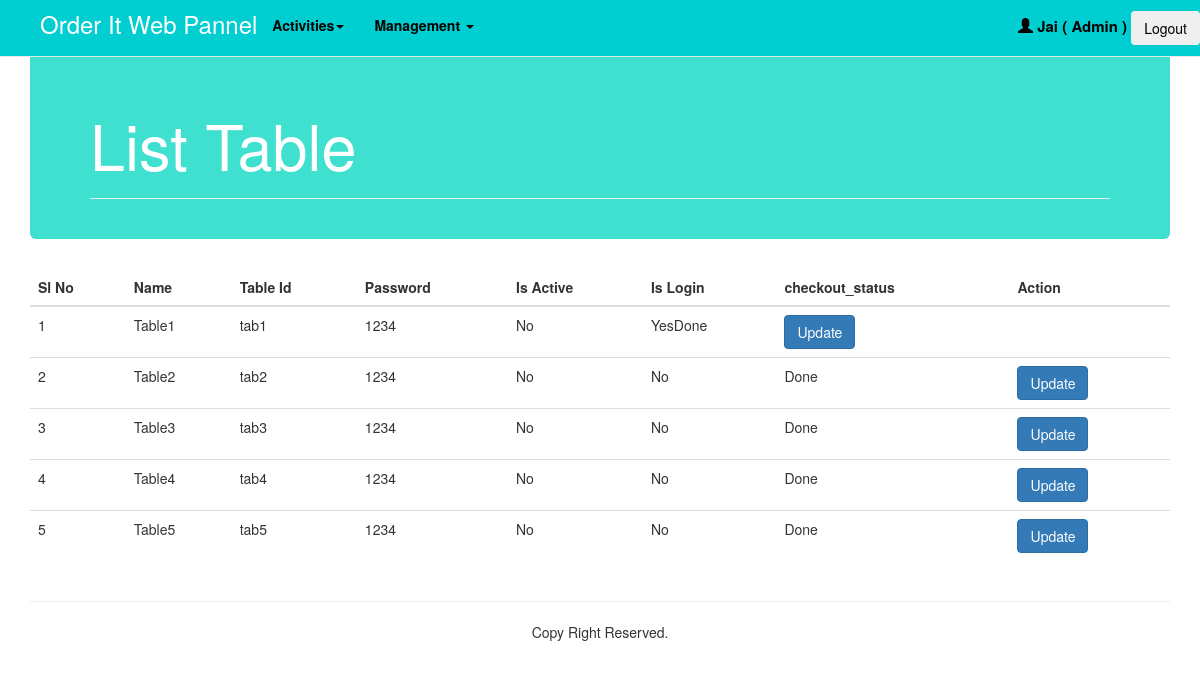
Screenshot of /admin_php_webapp/TableList.php (signed in) with the database file from the repository.
### tables this page shows
CREATE TABLE `tabs` (
  `slno` int(11) NOT NULL,
  `name` varchar(20) NOT NULL,
  `table_id` varchar(10) NOT NULL,
  `password` varchar(10) NOT NULL,
  `isactive` tinyint(1) NOT NULL,
  `islogin` tinyint(1) NOT NULL,
  `isdelete` tinyint(1) NOT NULL,
  `checkout_status` tinyint(1) NOT NULL DEFAULT 0,
  `water_req` tinyint(1) NOT NULL DEFAULT 0,
  `helper_req` tinyint(1) NOT NULL DEFAULT 0,
  `bowl_req` tinyint(1) NOT NULL DEFAULT 0,
  `isorder` tinyint(1) NOT NULL DEFAULT 0
);

### admin_php_webapp/TableList.php (the view, shortened to what this page needs)
<?php include('DBConnection.php') ?>
<!DOCTYPE html>
<html>
   <head>
      <link href="css/bootstrap.min.css" rel="stylesheet">
      <link rel="stylesheet" type="text/css" href="styles.css">
      <link rel="stylesheet" type="text/css" href="./css/animate.css">
   </head>
   <body>
      <div class="container body-height">
         <?php include_once('header.php'); ?>
         <div class="jumbotron" style="background-image: url('img/fade.jpg');">
            <div class="page-header">
               <div class="row">
                  <div class="col-sm-9">
                     <h1 style="color: #FFFFFF">List Table</h1>
                  </div>
               </div>
            </div>
         </div>
         <div class="row">
            <div class="col-xs-12">
               <table class="table table-hover">
                  <thead>
                     <tr>
                        <th>Sl No</th><th>Name</th><th>Table Id</th><th>Password</th><th>Is Active</th><th>Is Login</th><th>checkout_status</th><th>Action</th>
                     </tr>
                  </thead>
                  <tbody>
                     <?php
                     $i = 1;
                     $result = getTabs();
                     while($row =mysqli_fetch_assoc($result)) {
                     echo
                     "<tr>
                        <td>".$i++."</td>
                        <td>{$row['name']}</td>
                        <td>{$row['table_id']}</td>
                        <td>{$row['password']}</td>
                        <td>";
                        if($row['isactive'] == 1) echo 'Yes'; else echo 'No' . "</td><td>"
                        ;
                        if ($row['islogin'] == 1) echo 'Yes'; else echo 'No' ."</td><td>";
                        if ($row['checkout_status'] == 1) echo 'Pending'; else echo 'Done' ."</td>
                        ";
                        echo '<td>
                                          <form action="TableModify.php" method=post>
                                    <input type="hidden" name="tab_id" value="'.$row['table_id'].'">
                                 <input type="submit" class="btn btn-primary" name="modifyTable" value="Update">
                                 </form></td></tr>';
                           }
                           ?>
                        </tbody>
                     </table>
                  </div>
               </div>
               <?php include('footer.php');?>
            </body>
         </html>

### admin_php_webapp/header.php (shortened to what this page needs)
<div class="row">
  <nav class="navbar navbar-default navbar-fixed-top" style="background-color: #00CED1;">
    <div class="container">
      <div class="navbar-header">
        <a href="home.php">
          <span class="h3" style="position: relative; top: 11px; left: 10px; margin-right: 10px;color: #FFFFFF">Order It Web Pannel</span>
        </a>
      </div>
      <div class="collapse navbar-collapse" id="mynav">
        <ul class="nav navbar-nav">
                <?php
            if($_SESSION['type'] == "Admin")
            echo '
          <li class="dropdown">
            <a class="dropdown-toggle" data-toggle="dropdown"  href="#" style="color: #000000; font-weight: bold">Activities<span class="caret"></span></a>
              <ul class="dropdown-menu">
                <li class="dropdown-header">Order Status</li>
                <li><a href="orders.php">Running Orders</a></li>
                  <li><a href="sales.php">Sales Reports</a></li>
              </ul>
            </li>
            <li class="dropdown">
              <a class="dropdown-toggle" data-toggle="dropdown" href="#" style="color: #000000; font-weight: bold">Management
                <span class="caret"></span></a>
                <ul class="dropdown-menu">
                  <li class="dropdown-header"><span class="glyphicon glyphicon-user"></span> User Activity</li>
                  <li><a href="UserAdd.php"><span class="glyphicon glyphicon-plus-sign"></span> Add User</a></li>
                  <li><a href="UserList.php"><span class="glyphicon glyphicon-th-list"></span> List User</a></li>
                  <li><a href="Userremove.php"><span class="glyphicon glyphicon-minus-sign"></span> Remove User</a></li>
                  <li class="divider"></li>
                  <li class="dropdown-header">Table Activity</li>
                  <li><a href="TableAdd.php"><span class="glyphicon glyphicon-plus-sign"></span> Add Table</a></li>
                  <li><a href="TableList.php"><span class="glyphicon glyphicon-th-list"></span> List Table</a></li>
                  <li><a href="tableremove.php"><span class="glyphicon glyphicon-minus-sign"></span> Remove Table</a></li>
                  <li><a href="TableReset.php"><span class="glyphicon glyphicon-minus-sign"></span> Reset Table</a></li>
                  <li class="divider"></li>
                  <li class="dropdown-header"><span class="glyphicon glyphicon-cutlery"></span> Food &amp; OfferItem Activity</li>
                  <li><a href="FoodOfferAdd.php"><span class="glyphicon glyphicon-plus-sign"></span> Add Food/Offer</a></li>
                  <li><a href="FoodOfferList.php"><span class="glyphicon glyphicon-th-list"></span> List Food/Offer</a></li>
                </ul>
              </li>
              ' ?>
            </ul>
            <ul class="nav navbar-nav navbar-right">
              <div class="row"><?php setAdminLink() ?></div>
            </ul>
          </div>
        </div>
      </nav>
    </div>

### admin_php_webapp/DBConnection.php (shortened to what this page needs)
<?php
  $server_name = "localhost";
  $mysql_username = "id5021921_orderit";
  $mysql_password = "orderit180";
  $db_name = "id5021921_my_menu_db";
  if(!mysqli_connect($server_name, $mysql_username, $mysql_password, $db_name)) {
    echo '<script>alert("Please check your database connection");</script>';
    header('Location: errorpage.php');
  } else {
    $connection = mysqli_connect($server_name, $mysql_username, $mysql_password, $db_name);
  }
  function setAdminLink() {
        if(isset($_SESSION['user_name'])) {
      echo '<form action="index.php" method="post"><li style=" margin-top: 11px; margin-bottom: 11px; color: #000000; font-weight: bold;font-size: 15px;"><a href="modifyUser.php" style="color:#000000" ><span class="glyphicon glyphicon-user"> </span> '. ucfirst($_SESSION['user_name']). ' ( '. ucfirst($_SESSION['type']) . ' )</a>
              <input type="submit" name="btnLogout" value="Logout" class="btn btn-alert" >
            </li></form>';
    } else {
      echo '<li><a href="#" class="glyphicon glyphicon-log-in" data-toggle="modal" data-target="#loginModal"> Login </a><li>';
    }
  }
  function getTabs() {
    $query_find = "SELECT * FROM tabs WHERE isdelete=0";
    global $connection;
    $query_status = mysqli_query($connection, $query_find);
    return $query_status;
  }
?>

### admin_php_webapp/footer.php
<div>
	<hr>
	<p align="center">Copy Right Reserved.</p>
</div>

### admin_php_webapp/styles.css (style rules this page uses)
.jumbotron { padding: 20px; padding-top: 50px; }
.body-height { min-height: 600px; }

### rows the page displays
tabs: name "Table1", table "tab1", password "1234", isactive "No", islogin "Yes", checkout_status "Done"
tabs: name "Table2", table "tab2", password "1234", isactive "No", islogin "No", checkout_status "Done"
tabs: name "Table3", table "tab3", password "1234", isactive "No", islogin "No", checkout_status "Done"
tabs: name "Table4", table "tab4", password "1234", isactive "No", islogin "No", checkout_status "Done"
tabs: name "Table5", table "tab5", password "1234", isactive "No", islogin "No", checkout_status "Done"

### other values shown
$_SESSION['user_name'] "Jai"
$_SESSION['type'] "Admin"
